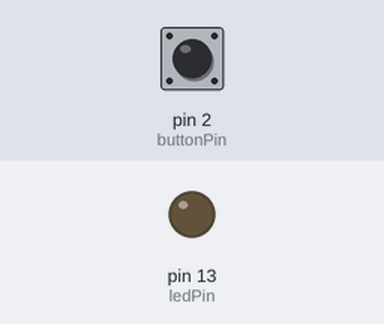
The sketch below on a simulated Arduino Uno, built with avr-gcc and run on an emulated ATmega328P. On the bench: output pins drawn as LEDs (lit = HIGH). The test bench sets the inputs (shaded band); at power-on: pin 2 (buttonPin) LOW.

Above: at 1.2 s.
1.3 s: pin 2 (buttonPin) pulled HIGH for 0.15 s
At 1.7 s:
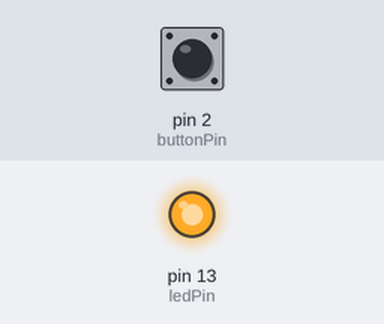
Timing chart, 0 to 10.4 s (numbered marks = the images above; inputs shaded):
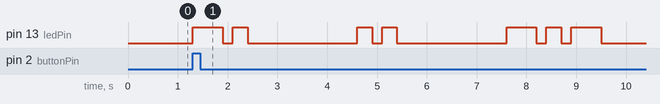

Measured:
- after the input at 1.3 s, pin 13 (ledPin): LOW → HIGH at once, → LOW 0.60 s later, → HIGH 0.20 s later, → LOW 0.30 s later, … (14 changes in this stretch)

The sketch:

morse_code.ino
```cpp
const int ledPin = 13;    // This constant variable stores the pin number for the LED.
const int buttonPin = 2;  // This constant variable stores the pin number for the button.

const char* morseCode[] = {
".-", // A
"-...", // B
"-.-.", // C
"-..", // D
".", // E
"..-.", // F
"--.", // G
"....", // H
"..", // I
".---", // J
"-.-", // K
".-..", // L
"--", // M
"-.", // N
"---", // O
".--.", // P
"--.-", // Q
".-.", // R
"...", // S
"-", // T
"..-", // U
"...-", // V
".--", // W
"-..-", // X
"-.--", // Y
"--.." // Z
};

const char* morseCodeForNikhil[] = { "N", "I", "K", "H", "I", "L" };  // This constant array stores the alphabets for the name "Nikhil".

void setup() {
  pinMode(ledPin, OUTPUT);    // This function sets the LED pin as an output.
  pinMode(buttonPin, INPUT);  // This function sets the button pin as an input.
}

void loop() {
  if (digitalRead(buttonPin) == HIGH) {                                                     // This if statement checks if the button is pressed.
    for (int i = 0; i < sizeof(morseCodeForNikhil) / sizeof(morseCodeForNikhil[0]); i++) {  // This for loop iterates through the Morse code array and blinks the LED for each character.
      char character = *morseCodeForNikhil[i];
      blink(morseCode[character - 'A']);
      blink(morseCodeForNikhil[i]);
    }
  }

  Serial.println(digitalRead(buttonPin));  // This line prints the value of the button pin to the serial monitor.
}

void blink(const char* morseCode) {              // This function blinks the LED for the specified Morse code character.
  for (int i = 0; i < strlen(morseCode); i++) {  // This for loop iterates through the Morse code character and blinks the LED for each dot or dash.
    if (morseCode[i] == '.') {
      digitalWrite(ledPin, HIGH);             // turn on led and buzzer
      Serial.print(".");                      // print on serial monitor
      delay(300);                             // pause of 0.3 seconds
      digitalWrite(ledPin, LOW);              // turn off led and buzzer
      delay(200);                             // pause of 0.2 seconds
    } else if (morseCode[i] == '-') {
      digitalWrite(ledPin, HIGH);             // turn on led and buzzer
      Serial.print("-");                      // print on serial monitor
      delay(600);                             // pause of 0.6 seconds
      digitalWrite(ledPin, LOW);              // turn off led and buzzer
      delay(200);                             // pause of 0.2 seconds
    }
  }
  Serial.println();   // blank line
  delay(1000);  // This line delays for 2000 milliseconds after blinking the LED.
}
```
